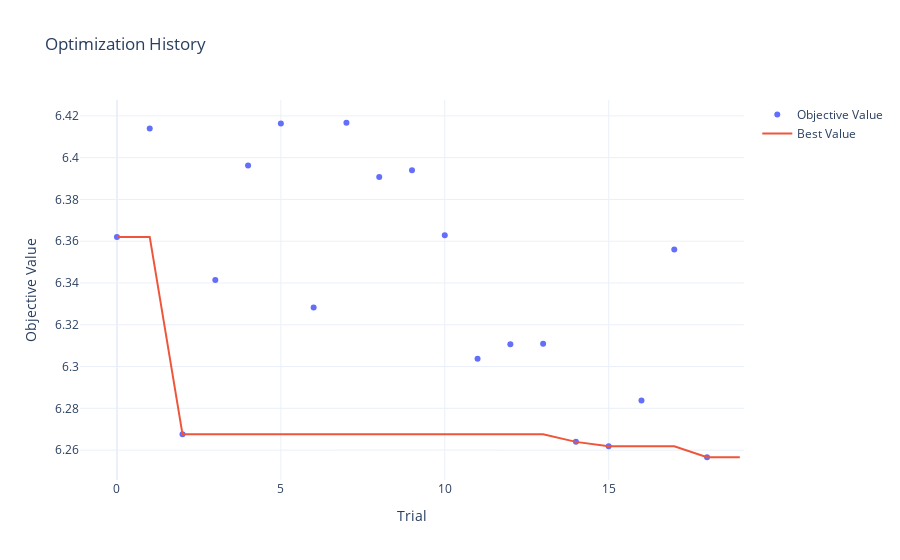

The code cell stored with this chart in its notebook:
### Code cell
if notebook_config['hyperopt'] & ('xgb' in notebook_config['model']):
    print('xgboost的优化历史')
    study_xgb = optuna.create_study(study_name='study_xgb_9', direction='minimize', storage=storage_url, load_if_exists=True)
    plot_optimization_history(study_xgb)
    history_value(study_xgb)

### Figure 1 — Plotly figure (JSON) as saved in the notebook; plotly's stock layout.template omitted (floating-point values rounded to 4 significant figures)
{"data": [{"mode": "markers", "name": "Objective Value", "type": "scatter", "x": [0, 1, 2, 3, 4, 5, 6, 7, 8, 9, 10, 11, 12, 13, 14, 15, 16, 17, 18], "y": [6.362, 6.414, 6.268, 6.341, 6.396, 6.416, 6.328, 6.417, 6.391, 6.394, 6.363, 6.304, 6.311, 6.311, 6.264, 6.262, 6.284, 6.356, 6.257]}, {"mode": "lines", "name": "Best Value", "type": "scatter", "x": [0, 1, 2, 3, 4, 5, 6, 7, 8, 9, 10, 11, 12, 13, 14, 15, 16, 17, 18, 19], "y": [6.362, 6.362, 6.268, 6.268, 6.268, 6.268, 6.268, 6.268, 6.268, 6.268, 6.268, 6.268, 6.268, 6.268, 6.264, 6.262, 6.262, 6.262, 6.257, 6.257]}, {"marker": {"color": "#cccccc"}, "mode": "markers", "name": "Infeasible Trial", "showlegend": false, "type": "scatter", "x": [], "y": []}], "layout": {"title": {"text": "Optimization History"}, "xaxis": {"title": {"text": "Trial"}}, "yaxis": {"title": {"text": "Objective Value"}}}}
